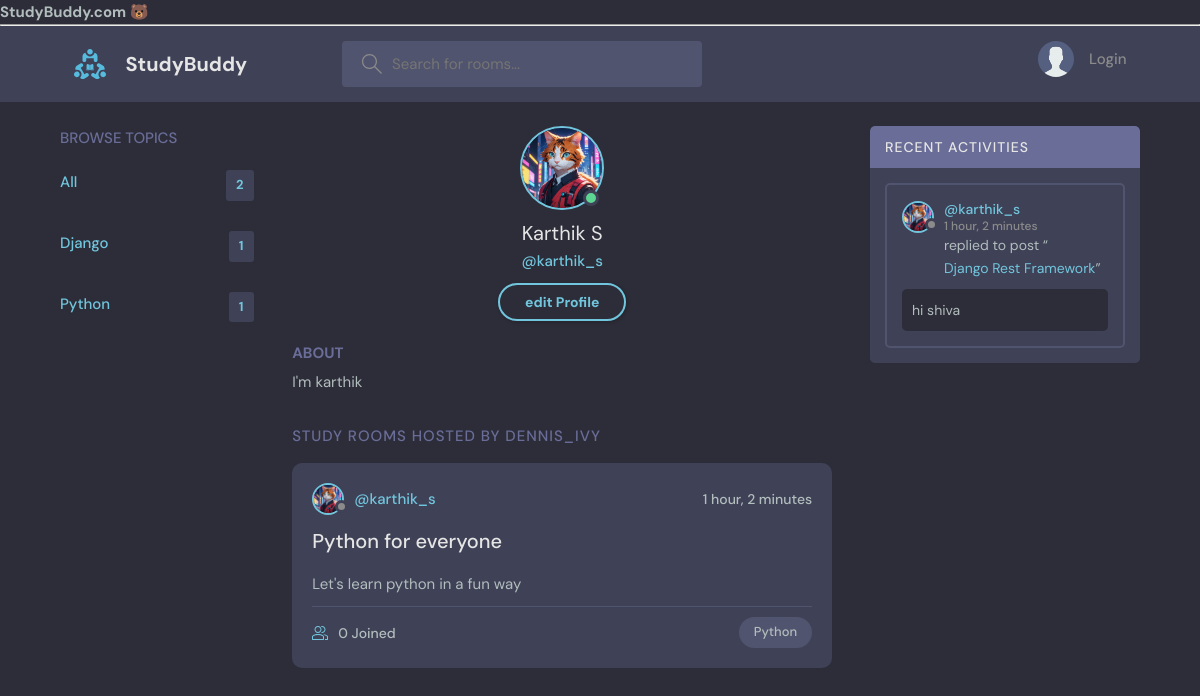
Page /user-profile/2/ on the committed database.
### base/models.py (models this page shows)
class Topic(models.Model):
    name=models.CharField(max_length=50)
    def __str__(self):
        return self.name

class User(AbstractUser):
    name = models.CharField(max_length=200,null=True)
    email = models.EmailField(unique=True,null=True)
    bio = models.TextField(null=True)
    avatar = models.ImageField(null=True,default="avatar.svg")
    USERNAME_FIELD = 'email'
    REQUIRED_FIELDS = []

class Room(models.Model):
    host= models.ForeignKey(User,on_delete=models.SET_NULL,null=True)
    topic = models.ForeignKey(Topic,on_delete=models.SET_NULL,null=True)
    participants = models.ManyToManyField(User,related_name="participants",blank=True)
    name = models.CharField(max_length=200)
    description = models.TextField(null=True,blank=True)
    updated = models.DateTimeField(auto_now=True)
    created = models.DateTimeField(auto_now_add=True)
    class Meta:
        ordering = ['-updated','-created']
    def __str__(self):
        return self.name

class Message(models.Model):
    user = models.ForeignKey(User,on_delete=models.CASCADE)
    room = models.ForeignKey(Room,on_delete=models.CASCADE)
    body = models.TextField()
    updated = models.DateTimeField(auto_now=True)
    created = models.DateTimeField(auto_now_add=True)
    class Meta:
        ordering=["-updated","-created"]
    def __str__(self):
        return self.body[:50]

### base/views.py (the view)
# urls.py: path("user-profile/<str:pk>/",views.UserProfile,name="user-profile"),
def UserProfile(request,pk):
    q = request.GET.get('q') if request.GET.get('q') !=None else ""
    user = User.objects.get(id=pk)
    room = user.room_set.all()
    topics = Topic.objects.all()
    messages = user.message_set.all()
    context = {"user":user,"rooms":room,"messageActivity":messages,"topics":topics}
    return render(request,"base/user-profile.html",context)

### base/Templates/base/user-profile.html (shortened to what this page needs)
{% load static %}
{% include "Main.html" %}
{% block content%}
  <main class="profile-page layout layout--3">
    <div class="container">
      <div class="topics">
        <div class="topics__header">
          <h2>Browse Topics</h2>
        </div>
        {% include 'base/topic-component.html'%}
      </div>
      <div class="roomList">
        <div class="profile">
          <div class="profile__avatar">
            <div class="avatar avatar--large active">
              <img src="{{user.avatar.url}}" />
            </div>
          </div>
          <div class="profile__info">
            <h3>{{user.name}}</h3>
            <p>@{{user.username}}</p>
            <a href="{% url 'update-user-profile' %}" class="btn btn--main btn--pill">edit Profile</a>
          </div>
          <div class="profile__about">
            <h3>About</h3>
            <p>
              {{user.bio}}
            </p>
          </div>
        </div>
        <div class="roomList__header">
          <div>
            <h2>Study Rooms Hosted by dennis_ivy</a>
            </h2>
          </div>
        </div>
        {% include "base/rooms-component.html"%}
      </div>
      <div class="activities">
        {% include "base/activity-component.html"%}
      </div>
    </div>
  </main>
{% endblock%}

### Templates/Main.html (shortened to what this page needs)
<!DOCTYPE html>
<html lang="en">
{% load static%}
  <head>
    <link rel="stylesheet" href="{% static 'styles/style.css'%}" />
  </head>
  <body>
    {%include "Nav.html" %}
  </body>
</html>

### Templates/Nav.html (shortened to what this page needs)
<!DOCTYPE html>
<html lang="en">
{% load static %}
<head>
</head>
<body>
    <h2>StudyBuddy.com 🐻</h2>
    <hr>
    <header class="header header--loggedIn">
      <div class="container">
        <a href="{%url 'home' %}" class="header__logo">
          <img src="{% static 'images/logo.svg' %}" />
          <h1>StudyBuddy</h1>
        </a>
        <form class="header__search" action="{% url 'home' %}" method="GET">
          <label>
            <input placeholder="Search for rooms..." name="q"/>
          </label>
        </form>
        <nav class="header__menu">
          {%if request.user.is_authenticated %}
            <div class="header__user">
            <a href="{% url 'user-profile' request.user.id %}">
              <div class="avatar avatar--medium active">
                <img src="{{user.avatar.url}}" />
              </div>
              <p>{{request.user.username}}<span>@{{request.user.username}}</span></p>
            </a>
            <button class="dropdown-button">
              <svg version="1.1" xmlns="http://www.w3.org/2000/svg" width="32" height="32" viewBox="0 0 32 32">
                <title>chevron-down</title>
                <path d="M16 21l-13-13h-3l16 16 16-16h-3l-13 13z"></path>
              </svg>
            </button>
          </div>
          <div class="dropdown-menu">
            <a href="{% url 'update-user-profile' %}" class="dropdown-link"
              ><svg version="1.1" xmlns="http://www.w3.org/2000/svg" width="32" height="32" viewBox="0 0 32 32">
                <title>tools</title>
                <path
                  d="M27.465 32c-1.211 0-2.35-0.471-3.207-1.328l-9.392-9.391c-2.369 0.898-4.898 0.951-7.355 0.15-3.274-1.074-5.869-3.67-6.943-6.942-0.879-2.682-0.734-5.45 0.419-8.004 0.135-0.299 0.408-0.512 0.731-0.572 0.32-0.051 0.654 0.045 0.887 0.277l5.394 5.395 3.586-3.586-5.394-5.395c-0.232-0.232-0.336-0.564-0.276-0.887s0.272-0.596 0.572-0.732c2.552-1.152 5.318-1.295 8.001-0.418 3.274 1.074 5.869 3.67 6.943 6.942 0.806 2.457 0.752 4.987-0.15 7.358l9.392 9.391c0.844 0.842 1.328 2.012 1.328 3.207-0 2.5-2.034 4.535-4.535 4.535zM15.101 19.102c0.26 0 0.516 0.102 0.707 0.293l9.864 9.863c0.479 0.479 1.116 0.742 1.793 0.742 1.398 0 2.535-1.137 2.535-2.535 0-0.668-0.27-1.322-0.742-1.793l-9.864-9.863c-0.294-0.295-0.376-0.74-0.204-1.119 0.943-2.090 1.061-4.357 0.341-6.555-0.863-2.631-3.034-4.801-5.665-5.666-1.713-0.561-3.468-0.609-5.145-0.164l4.986 4.988c0.391 0.391 0.391 1.023 0 1.414l-5 5c-0.188 0.188-0.441 0.293-0.707 0.293s-0.52-0.105-0.707-0.293l-4.987-4.988c-0.45 1.682-0.397 3.436 0.164 5.146 0.863 2.631 3.034 4.801 5.665 5.666 2.2 0.721 4.466 0.604 6.555-0.342 0.132-0.059 0.271-0.088 0.411-0.088z"
                ></path>
              </svg>
              Settings</a
            >
            <a href="{%url 'logout'%}" class="dropdown-link"
              ><svg version="1.1" xmlns="http://www.w3.org/2000/svg" width="32" height="32" viewBox="0 0 32 32">
                <title>sign-out</title>
                <path
                  d="M3 0h22c0.553 0 1 0 1 0.553l-0 3.447h-2v-2h-20v28h20v-2h2l0 3.447c0 0.553-0.447 0.553-1 0.553h-22c-0.553 0-1-0.447-1-1v-30c0-0.553 0.447-1 1-1z"
                ></path>
                <path
                  d="M21.879 21.293l1.414 1.414 6.707-6.707-6.707-6.707-1.414 1.414 4.293 4.293h-14.172v2h14.172l-4.293 4.293z"
                ></path>
              </svg>
              Logout</a
            >
          </div>
          {% else %}
            <a href="{% url 'login' %}">
                <img src="{% static 'images/avatar.svg'%}" />
                <p>Login</p>
            </a>
          {% endif %}
        </nav>
      </div>
    </header>
</body>
</html>

### base/Templates/base/topic-component.html (shortened to what this page needs)
<!DOCTYPE html>
<html lang="en">
<head>
</head>
<body>
    {% block content %}
            <ul class="topics__list">
                <li>
                  <a href="{% url 'home' %}" class="active">All <span>{{topics.count}}</span></a>
                </li>
                {% for topic in topics %}
                <li>
                  <a href="{% url 'home' %}?q={{topic.name}}" class="active">{{topic}}<span>{{topic.room_set.all.count}}</span></a>
                </li>
                {% endfor %}
    {% endblock %}
</body>
</html>

### base/Templates/base/rooms-component.html (shortened to what this page needs)
{%for room in rooms%}
  <div class="roomListRoom">
    <div class="roomListRoom__header">
      <a href="{% url 'user-profile' room.host.id %}" class="roomListRoom__author">
        <div class="avatar avatar--small">
          <img src="{{room.host.avatar.url}}" />
        </div>
        <span>@{{room.host.username}}</span>
      </a>
      <div class="roomListRoom__actions">
        <span>{{room.created | timesince}}</span>
      </div>
    </div>
    <div class="roomListRoom__content">
      <a href="{% url 'room' room.id%}">{{room.name}}</a>
      <p>
        {{room.description}}
      </p>
    </div>
    <div class="roomListRoom__meta">
      <a href="room.html" class="roomListRoom__joined">
        {{room.participants.all.count}} Joined
      </a>
      <p class="roomListRoom__topic">{{room.topic}}</p>
    </div>
  </div>
{% endfor %}

### base/Templates/base/activity-component.html (shortened to what this page needs)
<div class="activities">
    <div class="activities__header">
      <h2>Recent Activities</h2>
    </div>
    {%for msg in messageActivity %}
    <div class="activities__box">
      <div class="activities__boxHeader roomListRoom__header">
        <a href="{%url 'user-profile' msg.user.id%}" class="roomListRoom__author">
          <div class="avatar avatar--small">
            <img src="{{msg.user.avatar.url}}" />
          </div>
          <p>
            @{{msg.user.username}}
            <span>{{msg.created | timesince}}</span>
          </p>
        </a>
      </div>
      <div class="activities__boxContent">
        <p>replied to post “<a href="{% url 'room' msg.room.id  %}">{{msg.room}}</a>”</p>
        <div class="activities__boxRoomContent">
          {{msg}}
        </div>
      </div>
    </div>
    {% endfor %}
  </div>

### rows in the picture
Topic: name "Django", room_set.all.count "1"
Topic: name "Python", room_set.all.count "1"
User: avatar (picture), name "Karthik S", username "karthik_s", bio "I'm karthik"
Room: host.avatar (picture), host.username "karthik_s", created "1 hour, 2 minutes", name "Python for everyone", description "Let's learn python in a fun way", participants.all.count "0", topic "Python"
Message: user.avatar (picture), user.username "karthik_s", created "1 hour, 2 minutes", room "Django Rest Framework", body "hi shiva"

### other values in the picture
{{ topics.count }} "2"
